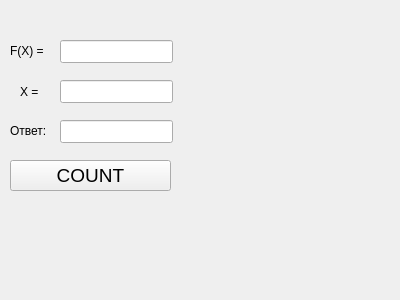
<?xml version="1.0" encoding="UTF-8"?>
<ui version="4.0">
 <class>MainWindow</class>
 <widget class="QMainWindow" name="MainWindow">
  <property name="geometry">
   <rect>
    <x>0</x>
    <y>0</y>
    <width>400</width>
    <height>300</height>
   </rect>
  </property>
  <property name="windowTitle">
   <string>MainWindow</string>
  </property>
  <widget class="QWidget" name="centralWidget">
   <widget class="QLineEdit" name="functionInput">
    <property name="geometry">
     <rect>
      <x>60</x>
      <y>40</y>
      <width>113</width>
      <height>23</height>
     </rect>
    </property>
   </widget>
   <widget class="QLineEdit" name="argInput">
    <property name="geometry">
     <rect>
      <x>60</x>
      <y>80</y>
      <width>113</width>
      <height>23</height>
     </rect>
    </property>
   </widget>
   <widget class="QLabel" name="functionLabel">
    <property name="geometry">
     <rect>
      <x>10</x>
      <y>40</y>
      <width>41</width>
      <height>21</height>
     </rect>
    </property>
    <property name="text">
     <string>F(X) = </string>
    </property>
   </widget>
   <widget class="QLabel" name="argLabel">
    <property name="geometry">
     <rect>
      <x>20</x>
      <y>84</y>
      <width>59</width>
      <height>16</height>
     </rect>
    </property>
    <property name="text">
     <string>X =</string>
    </property>
   </widget>
   <widget class="QLabel" name="ansLabel">
    <property name="geometry">
     <rect>
      <x>10</x>
      <y>121</y>
      <width>59</width>
      <height>20</height>
     </rect>
    </property>
    <property name="text">
     <string>Ответ:</string>
    </property>
   </widget>
   <widget class="QLineEdit" name="ansOutput">
    <property name="geometry">
     <rect>
      <x>60</x>
      <y>120</y>
      <width>113</width>
      <height>23</height>
     </rect>
    </property>
    <property name="readOnly">
     <bool>true</bool>
    </property>
   </widget>
   <widget class="QPushButton" name="countButton">
    <property name="geometry">
     <rect>
      <x>10</x>
      <y>160</y>
      <width>161</width>
      <height>31</height>
     </rect>
    </property>
    <property name="font">
     <font>
      <pointsize>14</pointsize>
     </font>
    </property>
    <property name="text">
     <string>COUNT</string>
    </property>
   </widget>
  </widget>
 </widget>
 <layoutdefault spacing="6" margin="11"/>
 <resources/>
 <connections/>
</ui>
